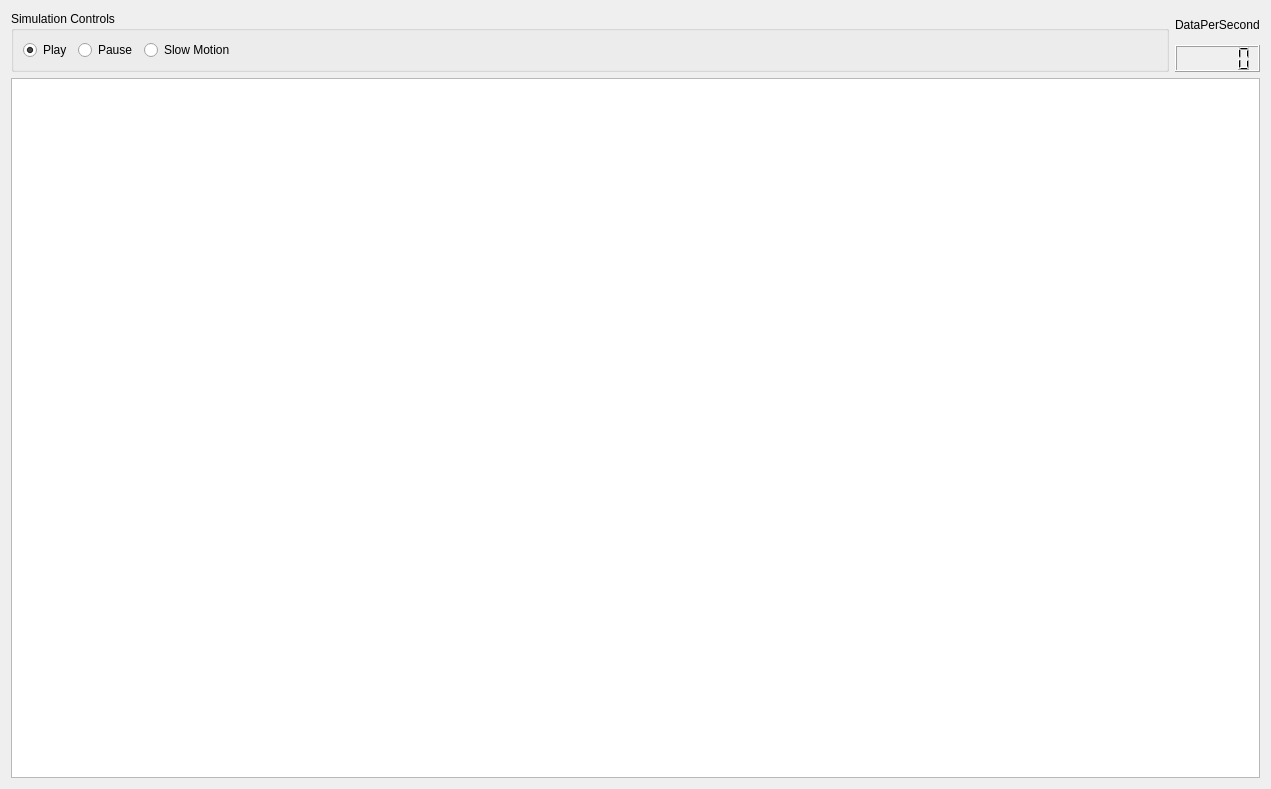
<?xml version="1.0" encoding="UTF-8"?>
<ui version="4.0">
 <class>AutogeneratedStandaloneSimulatorMainWidget</class>
 <widget class="QWidget" name="AutogeneratedStandaloneSimulatorMainWidget">
  <property name="geometry">
   <rect>
    <x>0</x>
    <y>0</y>
    <width>1271</width>
    <height>789</height>
   </rect>
  </property>
  <property name="windowTitle">
   <string>Form</string>
  </property>
  <layout class="QVBoxLayout" name="verticalLayout">
   <item>
    <layout class="QHBoxLayout" name="horizontalLayout_6">
     <item>
      <widget class="QGroupBox" name="simulation_controls_groupbox">
       <property name="title">
        <string>Simulation Controls</string>
       </property>
       <layout class="QHBoxLayout" name="horizontalLayout">
        <item>
         <widget class="QRadioButton" name="play_button">
          <property name="text">
           <string>Play</string>
          </property>
          <property name="checked">
           <bool>true</bool>
          </property>
          <attribute name="buttonGroup">
           <string notr="true">simulation_controls_button_group</string>
          </attribute>
         </widget>
        </item>
        <item>
         <widget class="QRadioButton" name="pause_button">
          <property name="text">
           <string>Pause</string>
          </property>
          <attribute name="buttonGroup">
           <string notr="true">simulation_controls_button_group</string>
          </attribute>
         </widget>
        </item>
        <item>
         <widget class="QRadioButton" name="slow_motion_button">
          <property name="text">
           <string>Slow Motion</string>
          </property>
          <attribute name="buttonGroup">
           <string notr="true">simulation_controls_button_group</string>
          </attribute>
         </widget>
        </item>
        <item>
         <spacer name="horizontalSpacer">
          <property name="orientation">
           <enum>Qt::Horizontal</enum>
          </property>
          <property name="sizeHint" stdset="0">
           <size>
            <width>900</width>
            <height>20</height>
           </size>
          </property>
         </spacer>
        </item>
       </layout>
      </widget>
     </item>
     <item>
      <layout class="QVBoxLayout" name="verticalLayout_9">
       <item>
        <widget class="QLabel" name="label">
         <property name="text">
          <string>DataPerSecond</string>
         </property>
        </widget>
       </item>
       <item>
        <widget class="QLCDNumber" name="lcd_number">
         <property name="focusPolicy">
          <enum>Qt::StrongFocus</enum>
         </property>
         <property name="smallDecimalPoint">
          <bool>false</bool>
         </property>
        </widget>
       </item>
      </layout>
     </item>
    </layout>
   </item>
   <item>
    <layout class="QVBoxLayout" name="verticalLayout_8"/>
   </item>
   <item>
    <widget class="StandaloneSimulatorDrawFunctionVisualizer" name="simulation_graphics_view">
     <property name="sizePolicy">
      <sizepolicy hsizetype="Expanding" vsizetype="Expanding">
       <horstretch>0</horstretch>
       <verstretch>0</verstretch>
      </sizepolicy>
     </property>
     <property name="minimumSize">
      <size>
       <width>0</width>
       <height>0</height>
      </size>
     </property>
     <property name="sizeAdjustPolicy">
      <enum>QAbstractScrollArea::AdjustIgnored</enum>
     </property>
    </widget>
   </item>
  </layout>
 </widget>
 <customwidgets>
  <customwidget>
   <class>StandaloneSimulatorDrawFunctionVisualizer</class>
   <extends>QGraphicsView</extends>
   <header>software/gui/standalone_simulator/widgets/standalone_simulator_draw_function_visualizer.h</header>
  </customwidget>
 </customwidgets>
 <resources/>
 <connections/>
 <buttongroups>
  <buttongroup name="simulation_controls_button_group"/>
 </buttongroups>
</ui>
